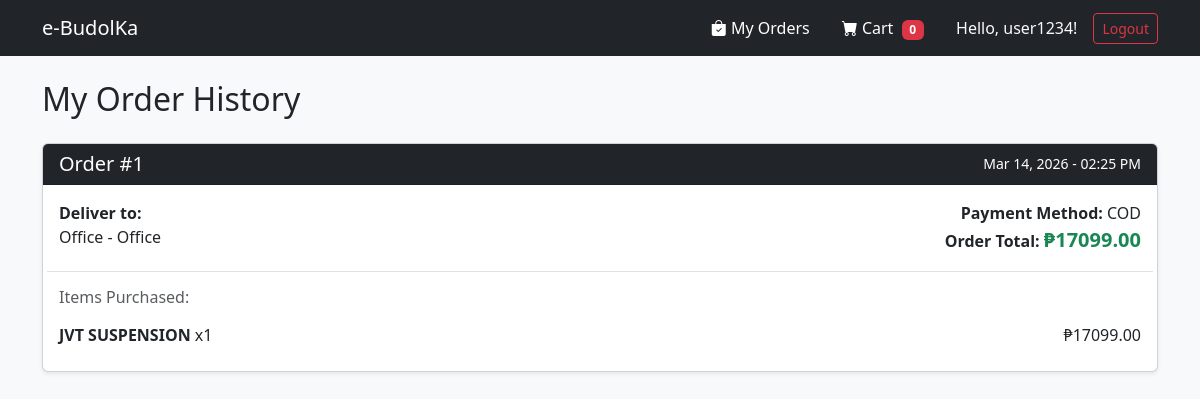
The page /products/my-orders/ (signed in) on the database its author committed.
### products/models.py (models this page shows, shortened)
class Order(models.Model):
    user = models.ForeignKey(User, on_delete=models.CASCADE)
    address = models.ForeignKey(Address, on_delete=models.SET_NULL, null=True)
    payment_method = models.CharField(max_length=50)
    total_amount = models.DecimalField(max_digits=10, decimal_places=2)
    created_at = models.DateTimeField(auto_now_add=True)

class Address(models.Model):
    user = models.ForeignKey(User, on_delete=models.CASCADE, null=True, blank=True)
    name = models.CharField(max_length=50, help_text="e.g., Home, Office, Dorm")
    full_address = models.TextField()

class OrderItem(models.Model):
    order = models.ForeignKey(Order, on_delete=models.CASCADE, related_name='items')
    product = models.ForeignKey('Product', on_delete=models.SET_NULL, null=True)
    price = models.DecimalField(max_digits=10, decimal_places=2) # Price AT THE TIME of purchase
    quantity = models.IntegerField()

class Product(models.Model):
    name = models.CharField(max_length=255)
    description = models.TextField()
    price = models.DecimalField(max_digits=10, decimal_places=2)
    stock = models.IntegerField(default=0)
    created_at = models.DateTimeField(auto_now_add=True)
    image = models.ImageField(upload_to='product_images/', blank=True, null=True)
    image_url = models.URLField(max_length=500, blank=True, null=True)
    created_at = models.DateTimeField(auto_now_add=True)

### products/views.py (the view)
# urls.py: path('my-orders/', views.my_orders, name='my_orders'),
@login_required(login_url='/login/')
def my_orders(request):
    orders = Order.objects.filter(user=request.user).order_by('-created_at')
    return render(request, 'products/my_orders.html', {'orders': orders})

### products/templates/products/my_orders.html
{% extends 'products/base.html' %}
{% block content %}
<h2 class="mb-4">My Order History</h2>
{% if orders %}
    <div class="row">
        {% for order in orders %}
        <div class="col-12 mb-4">
            <div class="card shadow-sm">
                <div class="card-header bg-dark text-white d-flex justify-content-between align-items-center">
                    <h5 class="mb-0">Order #{{ order.id }}</h5>
                    <small>{{ order.created_at|date:"M d, Y - h:i A" }}</small>
                </div>
                <div class="card-body">
                    <div class="row mb-3 pb-3 border-bottom">
                        <div class="col-md-6">
                            <strong>Deliver to:</strong><br>
                            {{ order.address.name }} - {{ order.address.full_address }}
                        </div>
                        <div class="col-md-6 text-md-end mt-3 mt-md-0">
                            <strong>Payment Method:</strong> {{ order.payment_method }}<br>
                            <strong>Order Total:</strong> <span class="text-success fw-bold fs-5">₱{{ order.total_amount }}</span>
                        </div>
                    </div>
                    <h6 class="text-muted">Items Purchased:</h6>
                    <ul class="list-group list-group-flush">
                        {% for item in order.items.all %}
                        <li class="list-group-item d-flex justify-content-between align-items-center px-0">
                            <div>
                                <span class="fw-bold">{{ item.product.name }}</span> x{{ item.quantity }}
                            </div>
                            <span>₱{{ item.price }}</span>
                        </li>
                        {% endfor %}
                    </ul>
                </div>
            </div>
        </div>
        {% endfor %}
    </div>
{% else %}
    <div class="alert alert-secondary text-center py-5">
        <i class="bi bi-bag-x fs-1 d-block mb-3"></i>
        <h4>You haven't placed any orders yet!</h4>
        <a href="{% url 'product_list' %}" class="btn btn-primary mt-3">Start Shopping</a>
    </div>
{% endif %}
{% endblock %}

### products/templates/products/base.html (shortened to what this page needs)
<!DOCTYPE html>
<html lang="en">
<head>
    <link href="https://cdn.jsdelivr.net/npm/bootstrap@5.3.0/dist/css/bootstrap.min.css" rel="stylesheet">
    <link rel="stylesheet" href="https://cdn.jsdelivr.net/npm/bootstrap-icons@1.11.3/font/bootstrap-icons.min.css">
</head>
<body class="bg-light">
    <nav class="navbar navbar-expand-lg navbar-dark bg-dark mb-4">
        <div class="container">
            <a class="navbar-brand" href="{% url 'product_list' %}">e-BudolKa</a>
            <div class="collapse navbar-collapse">
                <ul class="navbar-nav ms-auto align-items-center">
                    <li class="nav-item">
                    <a class="nav-link text-white ms-2" href="{% url 'my_orders' %}">
                        <i class="bi bi-bag-check-fill"></i> My Orders
                    </a>
                </li>
                    <li class="nav-item ms-2">
                        <a class="nav-link text-white px-3" href="{% url 'view_cart' %}">
                            <i class="bi bi-cart-fill"></i> Cart
                            <span class="badge bg-danger ms-1">{{ request.session.cart|length }}</span>
                        </a>
                    </li>
                    {% if user.is_authenticated %}
                        <li class="nav-item ms-3">
                            <span class="text-light me-3">Hello, {{ user.username }}!</span>
                        </li>
                        <li class="nav-item">
                            <form action="{% url 'logout' %}" method="post" class="d-inline">
                                <button type="submit" class="btn btn-outline-danger btn-sm">Logout</button>
                            </form>
                        </li>
                    {% endif %}
                </ul>
            </div>
        </div>
    </nav>
    <div class="container">
        {% block content %}
        {% endblock %}
    </div>
</body>
</html>

### rows shown on the page
Order: id "1", created_at "Mar 14, 2026 - 02:25 PM", address.name "Office", address.full_address "Office", payment_method "COD", total_amount "17099.00"
OrderItem: product.name "JVT SUSPENSION", quantity "1", price "17099.00"

### other values the page prints
{{ request.session.cart|length }} "0"
{{ user.username }} "user1234"
